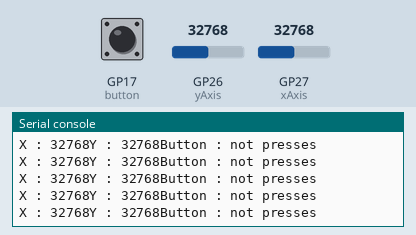
Recording of a program running on a simulated Raspberry Pi Pico running MicroPython. Shown: the last lines printed to the serial console. The test bench sets the inputs (shaded band); at power-on: GP17 (button) HIGH, GP26 (yAxis) = 32768, GP27 (xAxis) = 32768 (analog values on the 0–65535 scale).

Above: at 1.2 s.
1.3 s: GP17 (button) pulled LOW for 0.25 s
At 1.56 s:
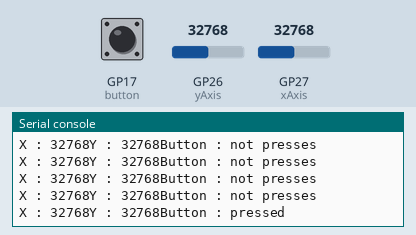
3.0 s: GP26 (yAxis) set to 45874
At 3.16 s:
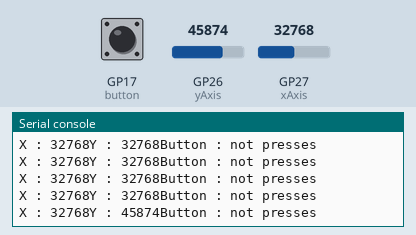
4.5 s: GP27 (xAxis) set to 45874
At 4.57 s:
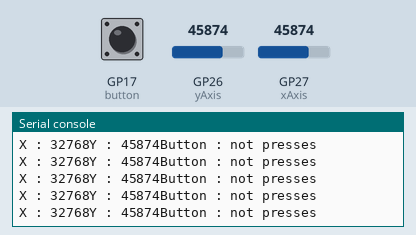
6.0 s: GP17 (button) pulled LOW for 1 s
At 6.17 s:
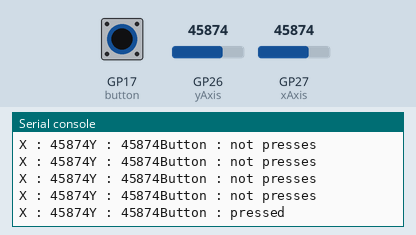
8.5 s: GP26 (yAxis) set to 57670
At 8.58 s:
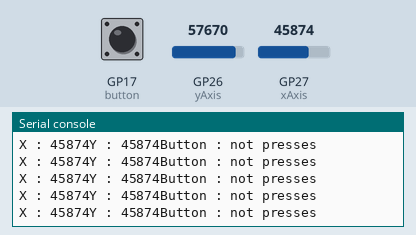
10.0 s: GP27 (xAxis) set to 57670
At 10.18 s:
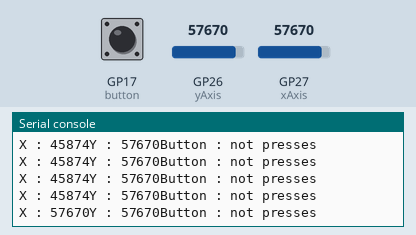
Timing chart, 0 to 12.5 s (numbered marks = the images above; inputs shaded):
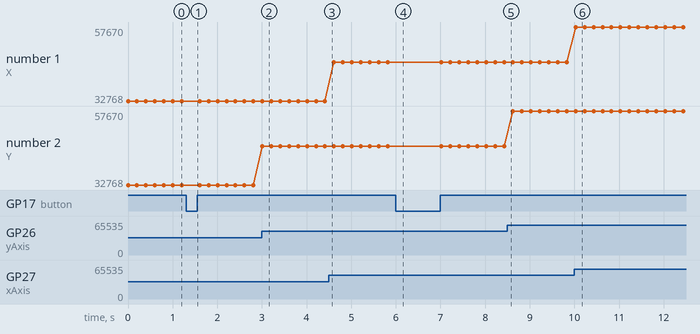

The program:

JoyStick.py
```python
from machine import Pin, ADC
import utime

xAxis = ADC(Pin(27))
yAxis = ADC(Pin(26))

button = Pin(17, Pin.IN, Pin.PULL_UP)

while True:
    xValue = xAxis.read_u16()
    yValue = yAxis.read_u16()
    buttonVal = button.value()
    buttonStatus = "not presses"

    if buttonVal==0:
        buttonStatus = "pressed"

    print("X : " + str(xValue) +
          "Y : " + str(yValue) +
          "Button : " + buttonStatus)

    utime.sleep(0.2)
        
```

Measured:
- after the input at 1.3 s, the serial console: prints a new line after 0.10 s (image 1)
- after the input at 3.0 s, the serial console: prints a new line at once (image 2)
- after the input at 6.0 s, the serial console: prints a new line at once (image 4)
- after the input at 10.0 s, the serial console: prints a new line at once (image 6)
- plotted number 2: 32768 → 45874 after the input at 3.0 s, 45874 → 57670 after the input at 8.5 s
